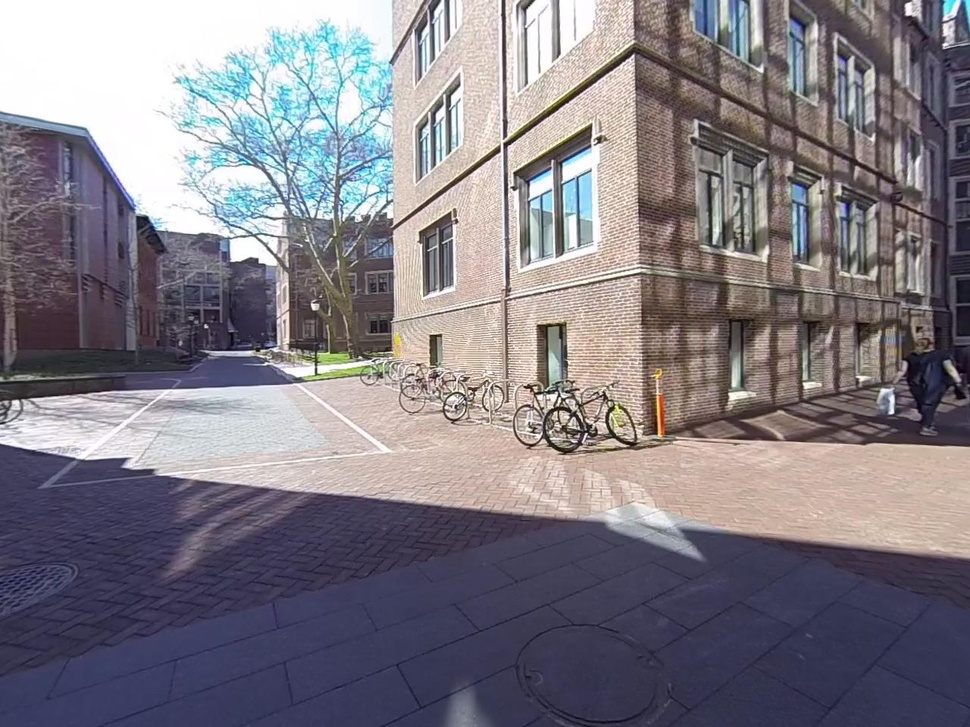
#> input picture ENPM673_Final_project_code/ENPM673_SfM/Data/1.jpg, 970 x 727 px, shrunk from 1280 x 960 before the run, found by its file name
$ python Wrapper.py
#> lines starting #> are read from the running program, lines starting #| are printed output that depends on the picture
### ENPM673_Final_project_code/ENPM673_SfM/EssentialMatrixFromFundamentalMatrix.py
import numpy as np

def get_essential_matrix(K, F):

    # Compute the essential matrix using the relationship E = K'FK
    E = K.T @ F @ K

    # Perform Singular Value Decomposition (SVD)
    U, S, VT = np.linalg.svd(E)

    # Correct the singular values to be [1, 1, 0]
    S_corrected = np.array([1, 1, 0])

    # Reconstruct the essential matrix with the corrected singular values
    E_corrected = U @ np.diag(S_corrected) @ VT

    return E_corrected

### ENPM673_Final_project_code/ENPM673_SfM/ExtractCameraPose.py
import numpy as np

import numpy as np

def extract_camera_pose(E):

    # Singular Value Decomposition of the Essential Matrix
    U, _, VT = np.linalg.svd(E)

    # Define matrix W
    W = np.array([[0, -1, 0],
                  [1,  0, 0],
                  [0,  0, 1]])

    # Possible rotation matrices
    R1 = U @ W @ VT
    R2 = U @ W.T @ VT
    if np.linalg.det(R1) < 0:
        R1 = -R1
    if np.linalg.det(R2) < 0:
        R2 = -R2

    # Possible translation vectors (up to scale)
    C1 = U[:, 2]
    C2 = -U[:, 2]

    # Four possible camera poses
    camera_poses = [(R1, C1), (R1, C2), (R2, C1), (R2, C2)]

    return [R1, R2], [C1, C2]

### ENPM673_Final_project_code/ENPM673_SfM/LinearTriangulation.py
import numpy as np

def linear_triangulation(K, C1, R1, C2, R2, x1, x2):

    # Identity matrix
    I = np.identity(3)

    # Reshape translation vectors
    t1 = -R1 @ C1.reshape((3, 1))
    t2 = -R2 @ C2.reshape((3, 1))

    # Compute projection matrices for the two cameras
    P1 = K @ np.hstack((R1, t1))
    P2 = K @ np.hstack((R2, t2))

    # Prepare to store the 3D points
    points_3d = []

    # Triangulate each point
    for i in range(x1.shape[0]):
        x, y = x1[i, 0], x1[i, 1]
        xp, yp = x2[i, 0], x2[i, 1]

        # Create the matrix A for the homogenous equation system Ax = 0
        A = np.vstack([
            x * P1[2, :] - P1[0, :],
            y * P1[2, :] - P1[1, :],
            xp * P2[2, :] - P2[0, :],
            yp * P2[2, :] - P2[1, :]
        ])

        # Solve the equation using SVD
        _, _, Vt = np.linalg.svd(A)
        X = Vt[-1]
        X = X / X[-1]  # Normalize to make the last element 1

        points_3d.append(X)

    return np.array(points_3d)

### ENPM673_Final_project_code/ENPM673_SfM/DisambiguateCameraPose.py
import numpy as np

def disambiguate_camera_pose(rotation_sets, translation_sets, points_3d_sets):

    best_index = 0
    max_in_front = 0

    for i in range(len(rotation_sets)):
        R = rotation_sets[i]
        C = translation_sets[i].reshape(-1, 1)
        points_3d = points_3d_sets[i]

        # Normalize points to ensure homogeneity
        points_3d = points_3d / points_3d[:, 3].reshape(-1, 1)
        points_3d = points_3d[:, :3]

        num_in_front = count_points_in_front_of_camera(points_3d, R, C)
        if num_in_front > max_in_front:
            best_index = i
            max_in_front = num_in_front

    return rotation_sets[best_index], translation_sets[best_index], points_3d_sets[best_index]

def count_points_in_front_of_camera(points_3d, R, C):

    r3 = R[2, :]  # The third row of the rotation matrix
    count = 0
    for X in points_3d:
        X = X.reshape(-1, 1)
        z = r3 @ (X - C)
        if z > 0 and X[2, 0] > 0:  # Check both the cheirality condition and positive depth in camera coords
            count += 1
    return count

### ENPM673_Final_project_code/ENPM673_SfM/NonlinearTriangulation.py
import numpy as np
import scipy.optimize as optimize

def projection_matrix(R, C, K):
    """
    Compute the projection matrix given rotation matrix, translation vector, and camera intrinsic matrix.
    """
    T = -R @ C.reshape((3, 1))
    P = K @ np.hstack((R, T))
    return P

def nonlinear_triangulation(K, pts1, pts2, x3D, R1, C1, R2, C2):
    """
    Refine the 3D point estimates by minimizing the reprojection error using non-linear least squares.
    """
    P1 = projection_matrix(R1, C1, K)
    P2 = projection_matrix(R2, C2, K)

    assert pts1.shape[0] == pts2.shape[0] == x3D.shape[0], "Mismatch in number of points across inputs."

    refined_x3D = []
    for i in range(len(x3D)):
        result = optimize.least_squares(
            fun=reprojection_loss,
            x0=x3D[i],
            method='trf',
            args=(pts1[i], pts2[i], P1, P2)
        )
        refined_x3D.append(result.x)

    return np.array(refined_x3D)

def reprojection_loss(X, pt1, pt2, P1, P2):
    """
    Calculate the reprojection loss for a given 3D point and two sets of camera parameters.
    """
    X_hom = np.hstack((X, [1])) if X.shape[0] == 3 else X
    proj1 = P1 @ X_hom
    proj2 = P2 @ X_hom
    u1_proj = proj1[0] / proj1[2]
    v1_proj = proj1[1] / proj1[2]
    u2_proj = proj2[0] / proj2[2]
    v2_proj = proj2[1] / proj2[2]
    error1 = (u1_proj - pt1[0])**2 + (v1_proj - pt1[1])**2
    error2 = (u2_proj - pt2[0])**2 + (v2_proj - pt2[1])**2

    return np.array([error1, error2])

### ENPM673_Final_project_code/ENPM673_SfM/Wrapper.py
import cv2
import numpy as np
from mpl_toolkits.mplot3d import Axes3D
from EssentialMatrixFromFundamentalMatrix import get_essential_matrix
from ExtractCameraPose import extract_camera_pose
from DisambiguateCameraPose import disambiguate_camera_pose
from LinearTriangulation import linear_triangulation
from NonlinearTriangulation import nonlinear_triangulation

import matplotlib.pyplot as plt


def match_features(image1, image2):
    """ Match features between two images using SIFT and FLANN. """
    sift = cv2.SIFT_create(nfeatures=1000, contrastThreshold=0.02, edgeThreshold=10, sigma=1.6)
    keypoints1, descriptors1 = sift.detectAndCompute(image1, None)
    keypoints2, descriptors2 = sift.detectAndCompute(image2, None)

    # FLANN parameters and matching
    index_params = dict(algorithm=1, trees=5)
    search_params = dict(checks=50)
    flann = cv2.FlannBasedMatcher(index_params, search_params)
    matches = flann.knnMatch(descriptors1, descriptors2, k=2)

    # Lowe's ratio test to filter good matches
    good_matches = []
    for m, n in matches:
        if m.distance < 0.4 * n.distance:
            good_matches.append(m)

    # Convert matches to the format needed for findFundamentalMat
    pts1 = np.float32([keypoints1[m.queryIdx].pt for m in good_matches])
    pts2 = np.float32([keypoints2[m.trainIdx].pt for m in good_matches])

    return pts1, pts2, good_matches

def plot_comparison(linear_points, nonlinear_points, camera_position):
    """ Plot a comparison between linear and nonlinear triangulation results. """
    fig, ax = plt.subplots()

    # Plot linear triangulation points
    ax.scatter(linear_points[:, 0], linear_points[:, 2], c='red', label='Linear Triangulation', alpha=0.5)

    # Plot nonlinear triangulation points
    ax.scatter(nonlinear_points[:, 0], nonlinear_points[:, 2], c='blue', label='Nonlinear Triangulation', alpha=0.5)

    # Plot camera position
    ax.scatter(camera_position[0], camera_position[2], c='cyan', marker='^', s=100, label='Camera Position')

    ax.set_xlabel('X')
    ax.set_ylabel('Z')
    ax.legend()
    plt.title('Comparison between Non-linear vs Linear Triangulation')
    plt.grid(True)
    plt.show()

def plot_3d_points_and_cameras(points_3D, camera_poses):
    """ Plot 3D points and camera positions in a 3D plot. """
    fig = plt.figure()
    ax = fig.add_subplot(111, projection='3d')

    # Plot each set of 3D points
    for points in points_3D:
        xs = points[:, 0]
        ys = points[:, 1]
        zs = points[:, 2]
        ax.scatter(xs, ys, zs)

    # Plot camera positions
    for rotation, translation in camera_poses:
        t = -rotation.T @ translation  # Camera position in world coordinates
        ax.scatter(t[0], t[1], t[2], color='red')

    ax.set_xlabel('X')
    ax.set_ylabel('Y')
    ax.set_zlabel('Z')
    plt.title('3D Scene Reconstruction')
    plt.show()

def plot_2d_xz(points_3D, camera_poses):
    """ Plot 2D points in the X-Z plane with camera positions. """
    plt.figure(figsize=(10, 5))
    for points, (rotation, translation) in zip(points_3D, camera_poses):
        # Plotting the points focusing on X and Z axes
        xs = points[:, 0]
        zs = points[:, 1]
        plt.scatter(xs, zs, color='black', alpha=0.6, edgecolors='none')
        # Plot camera position
        camera_position = -np.dot(rotation.T, translation.reshape(-1, 1))
        plt.scatter(camera_position[0], camera_position[2], color='red', marker='^', s=100)

    plt.title('2D X-Z Plane Reconstruction (Simplified)')
    plt.xlabel('X')
    plt.ylabel('Z')
    plt.grid(True)
    plt.axis('equal')
    plt.show()

def plot_initial_triangulation_with_disambiguity(points_3d_sets, camera_poses):
    """ Plot initial triangulation with disambiguity. """
    fig, ax = plt.subplots()

    colors = ['red', 'blue', 'green', 'cyan']
    markers = ['o', '^', 's', 'p']

    for i, points_3d in enumerate(points_3d_sets):
        xs = points_3d[:, 0]
        zs = points_3d[:, 1]
        color = colors[i % len(colors)]
        marker = markers[i % len(markers)]
        ax.scatter(xs, zs, c=color, marker=marker, label=f'Pose {i+1}')

        # plot the camera position
        R, C = camera_poses[i]
        camera_position = -np.dot(R.T, C.reshape(-1, 1))
        ax.scatter(camera_position[0], camera_position[2], c=color, marker='x', s=100)

    ax.set_xlabel('X')
    ax.set_ylabel('Z')
    ax.legend()
    plt.title('2D Plot of Initial Triangulation with Disambiguity')
    plt.grid(True)
    plt.show()


def structure_from_motion(image_paths):
    """ Main SfM pipeline integrating all components. """

    images = [cv2.imread(img, cv2.IMREAD_GRAYSCALE) for img in image_paths]
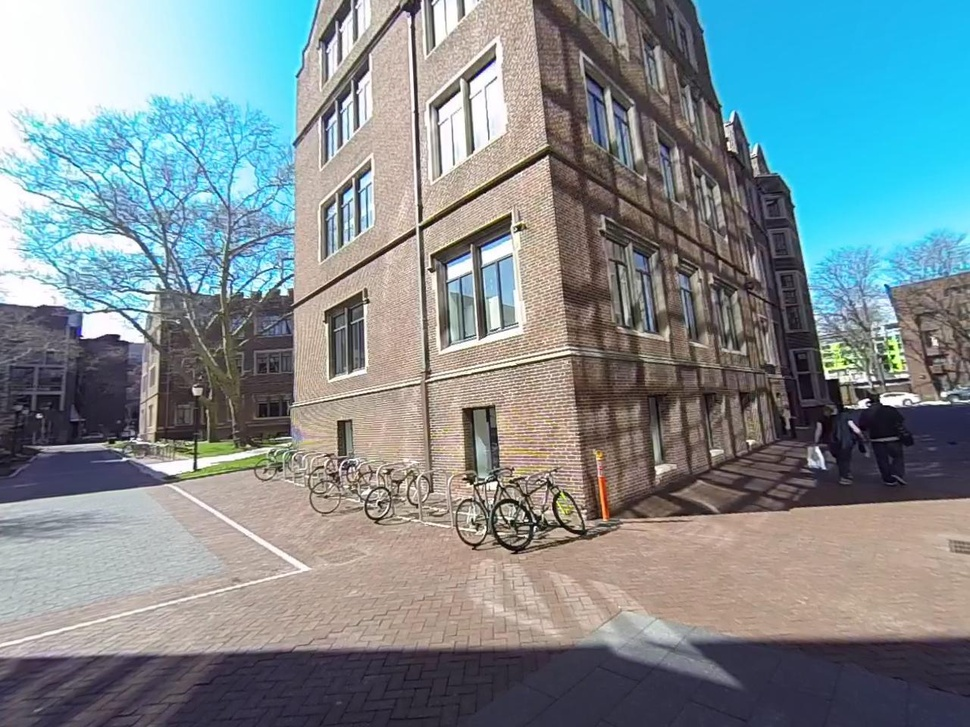
#> input picture ENPM673_Final_project_code/ENPM673_SfM/Data/2.jpg, 970 x 727 px, shrunk from 1280 x 960 before the run, found by its file name
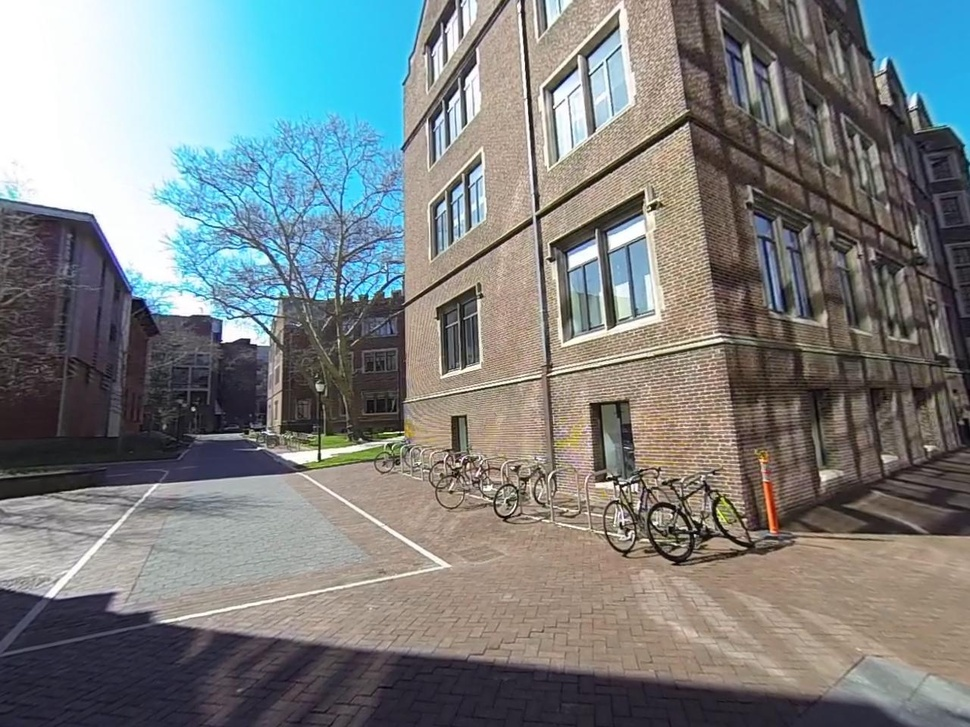
#> input picture ENPM673_Final_project_code/ENPM673_SfM/Data/3.jpg, 970 x 727 px, shrunk from 1280 x 960 before the run, found by its file name
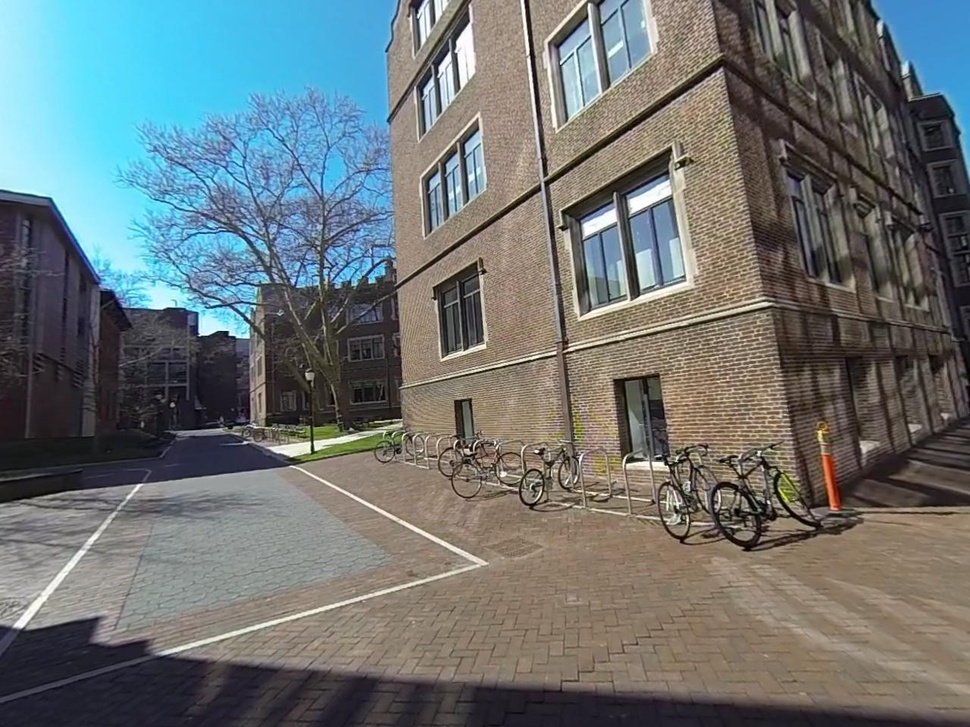
#> input picture ENPM673_Final_project_code/ENPM673_SfM/Data/4.jpg, 970 x 727 px, shrunk from 1280 x 960 before the run, found by its file name
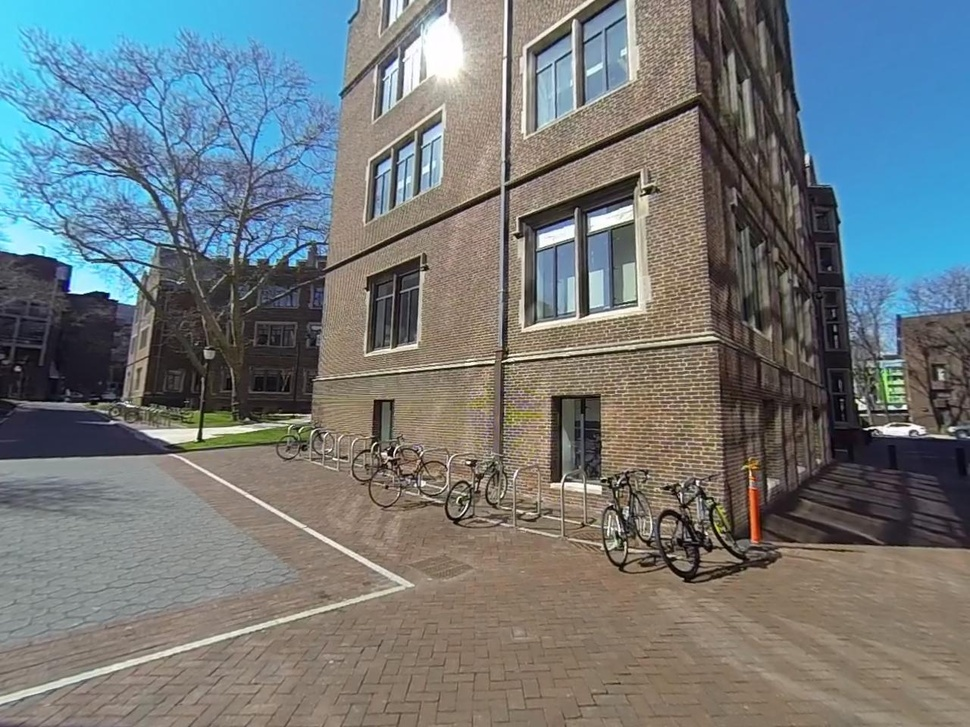
#> input picture ENPM673_Final_project_code/ENPM673_SfM/Data/5.jpg, 970 x 727 px, shrunk from 1280 x 960 before the run, found by its file name
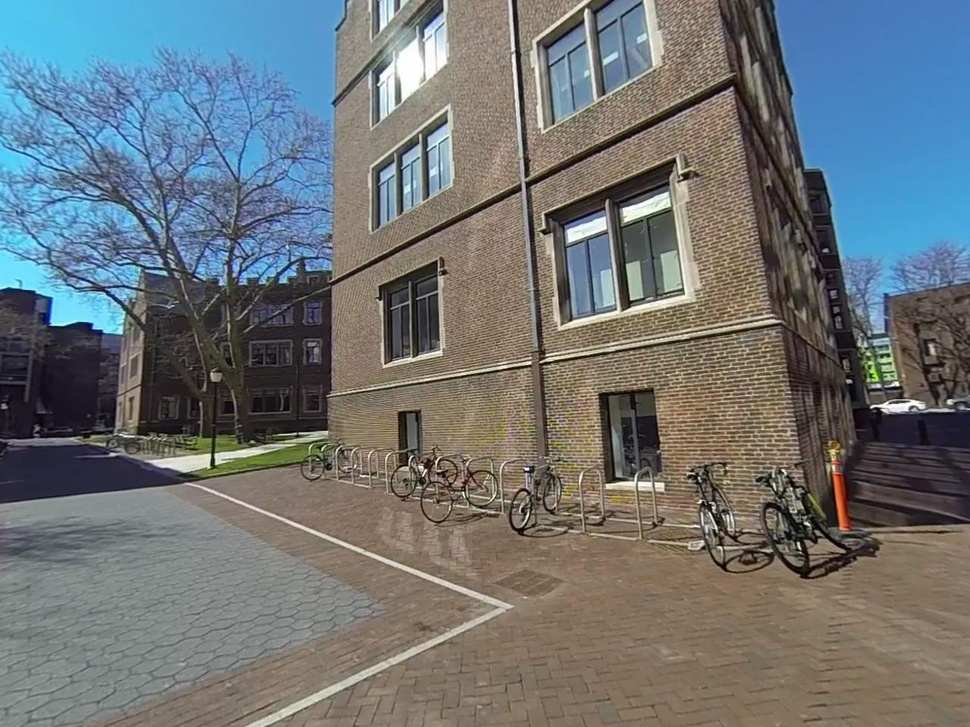
#> input picture ENPM673_Final_project_code/ENPM673_SfM/Data/6.jpg, 970 x 727 px, shrunk from 1280 x 960 before the run, found by its file name
#> images = 6 items
    # Camera matrix from calibration.txt
    K = np.array([[568.996140852, 0, 643.21055941],[0, 568.988362396, 477.982801038],[0, 0, 1]])

    all_points_3D_linear = []  # List to store linear triangulation results
    all_points_3D_nonlinear = []  # List to store nonlinear triangulation results
    all_poses = []  # List to store camera poses

    for i in range(len(images) - 1):
        # Match features between consecutive images
        pts1, pts2, matches = match_features(images[i], images[i+1])

        # Estimate fundamental matrix
        F, mask = cv2.findFundamentalMat(pts1, pts2, cv2.FM_RANSAC)

        # Get essential matrix from fundamental matrix
        E = get_essential_matrix(K, F)

        # Extract camera poses
        rotations, translations = extract_camera_pose(E)

        # Perform linear triangulation
        linear_points = [linear_triangulation(K, translations[0], rotations[0], translations[1], rotations[1], pts1, pts2) for j in range(4)]

        # Disambiguate camera pose
        correct_rotation, correct_translation, points_3D = disambiguate_camera_pose(rotations, translations, linear_points)

        # Perform nonlinear triangulation
        nonlinear_points = nonlinear_triangulation(K, pts1, pts2, points_3D, correct_rotation, correct_translation, correct_rotation, correct_translation)

        # Append results to respective lists
        all_points_3D_linear.append(points_3D)
        all_points_3D_nonlinear.append(nonlinear_points)
        all_poses.append((correct_rotation, correct_translation))
#> this loop made 5 passes
#> (index_params in match_features, search_params in match_features, matches, S in get_essential_matrix, S_corrected in get_essential_matrix, W in extract_camera_pose, translations) on pass 1: ({'algorithm': 1, 'trees': 5}, {'checks': 50}, 32 matches, [7.57, 7.17, 4.31e-16], [1, 1, 0], [[0, -1, 0], [1, 0, 0], [0, 0, 1]], [[-0.41, -0.367, 0.835], [0.41, 0.367, -0.835]])

    # Calculate camera position from the last camera pose
    last_rotation, last_translation = all_poses[-1]
    camera_position = -np.dot(last_rotation.T, last_translation)

    # Plot comparison between linear and nonlinear triangulation results
    plot_comparison(np.vstack(all_points_3D_linear), np.vstack(all_points_3D_nonlinear), camera_position)

    return all_points_3D_linear, all_points_3D_nonlinear, all_poses, camera_position

if __name__ == "__main__":
    image_paths = [r"Data\1.jpg", r"Data\2.jpg", r"Data\3.jpg", r"Data\4.jpg", r"Data\5.jpg", r"Data\6.jpg"]
    all_points_3D_linear, all_points_3D_nonlinear, all_poses, camera_position = structure_from_motion(image_paths)
    plot_initial_triangulation_with_disambiguity(all_points_3D_linear, all_poses)
#> the loop in plot_initial_triangulation_with_disambiguity, `for i, points_3d in enumerate(points_3d_sets):` made 5 passes
#> in plot_initial_triangulation_with_disambiguity, `plt.show()`:
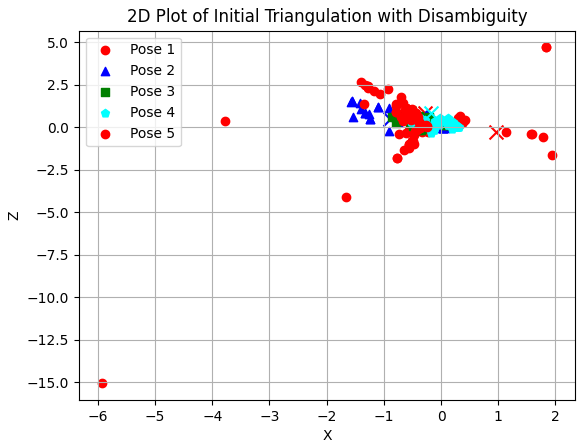
#> figure drawn by matplotlib, 1 panel
    plot_3d_points_and_cameras(all_points_3D_nonlinear, all_poses)
#> the loop in plot_3d_points_and_cameras, `for points in points_3D:` made 5 passes
#> the loop in plot_3d_points_and_cameras, `for rotation, translation in camera_poses:` made 5 passes
#> translation on passes 1 to 5: [0.41, 0.367, -0.835], [0.798, 0.064, -0.599], [0.568, 0.0679, -0.82], [0.232, 0.501, -0.834], [-0.966, 0.0223, 0.258]
#> in plot_3d_points_and_cameras, `plt.show()`:
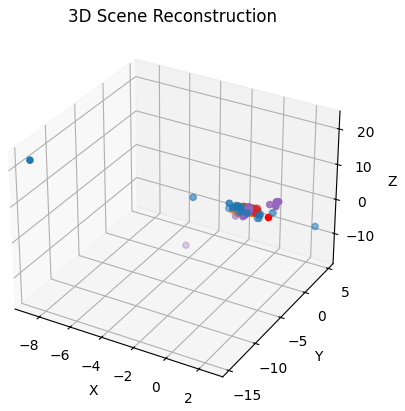
#> figure drawn by matplotlib, 1 panel
    # plot_2d_xz(all_points_3D_linear, all_poses)
